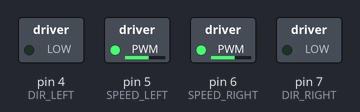
Simulated run of this sketch. Board: Arduino Uno, built with avr-gcc and run on an emulated ATmega328P. Parts: switched loads named in the sketch (green lamp = pin HIGH).

Above: at 0.1 s.
At 2.1 s:
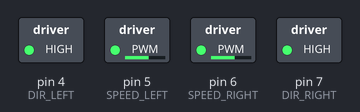
At 4.1 s:
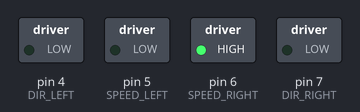
At 6.1 s:
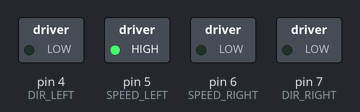
At 8.1 s:
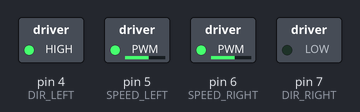
At 10.1 s:
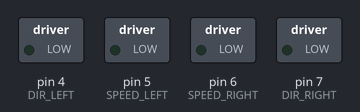
Timing chart, 0 to 11.6 s (numbered marks = the images above):
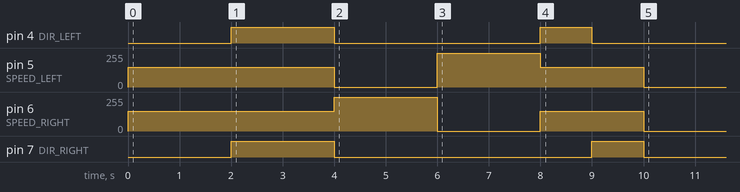

The sketch:

1.ino
```cpp
#define SPEED_LEFT 5
#define SPEED_RIGHT 6

#define DIR_LEFT 4
#define DIR_RIGHT 7

#define FOWARD_LEFT LOW
#define BACKWARD_LEFT HIGH

#define FOWARD_RIGHT LOW
#define BACKWARD_RIGHT HIGH

void move(bool left_dir, int left_speed, bool right_dir, int right_speed) {
  digitalWrite(DIR_LEFT, left_dir);
  digitalWrite(DIR_RIGHT, right_dir);
  analogWrite(SPEED_LEFT, left_speed);
  analogWrite(SPEED_RIGHT, right_speed);
}

void foward(int speed) {
  move(FOWARD_LEFT, speed, FOWARD_RIGHT, speed);
}

void backward(int speed) {
  move(BACKWARD_LEFT, speed, BACKWARD_RIGHT, speed);
}
void turn_left(int speed, int steepness) {
  int inner_speed = speed - steepness;
  if (inner_speed < 0) inner_speed = 0;
  move(FOWARD_LEFT, inner_speed, FOWARD_RIGHT, speed);
}

void turn_right(int speed, int steepness) {
  int inner_speed = speed - steepness;
  if (inner_speed < 0) inner_speed = 0;
  move(FOWARD_LEFT, speed, FOWARD_RIGHT, inner_speed);
}


void rotate_left(int speed) {
  move(BACKWARD_LEFT, speed, FOWARD_RIGHT, speed);
}

void rotate_right(int speed) {
  move(FOWARD_LEFT, speed, BACKWARD_RIGHT, speed);
}

void stop_motors() {
  move(FOWARD_LEFT, 0, FOWARD_RIGHT, 0);
}

void setup() {
  pinMode(SPEED_LEFT, OUTPUT);
  pinMode(SPEED_RIGHT, OUTPUT);
  pinMode(DIR_LEFT, OUTPUT);
  pinMode(DIR_RIGHT, OUTPUT);


  foward(150);
  delay(2000);
  backward(150);
  delay(2000);
  turn_left(255, 255);
  delay(2000);
  turn_right(255, 255);
  delay(2000);
  rotate_left(150);
  delay(1000);
  rotate_right(150);
  delay(1000);
  stop_motors();
}

void loop() {
}
```
